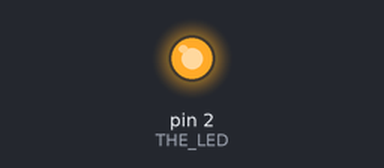
Simulated run of this sketch. Board: Arduino Uno, built with avr-gcc and run on an emulated ATmega328P. On the bench: output pins drawn as LEDs (lit = HIGH). What the sketch prints to the serial monitor is not drawn.

Above: at 0.1 s.
At 6.4 s:
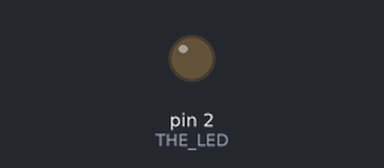
Timing chart, 0 to 9.1 s (numbered marks = the images above):
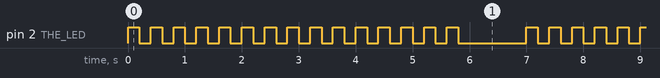

The sketch:

VeryFirstTest.ino
```cpp
// int led = 2;
#define THE_LED 2

void setup() {
  Serial.begin(115200);  // Make sure this matches the console's speed (aka baud rate).
  // Serial.begin(9600); // 115200 may produce un-readable characters... 9600 is the default speed for the Serial Console...
  while (!Serial);
  Serial.println("Akeu Coucou ! ");
  pinMode(THE_LED, OUTPUT);
  digitalWrite(THE_LED, LOW);
}

void loop() {
  Serial.println("Loop top.");

  for (int i=0; i<15; i++) {
    digitalWrite(THE_LED, HIGH);
    delay(200);
    digitalWrite(THE_LED, LOW);
    delay(200);
  }

  delay(1000);
  // put your main code here, to run repeatedly...

}
```

Measured:
- by itself, pin 2 (THE_LED): moves between LOW and HIGH, repeating every 7.0 s
- by itself, everything shown: repeats every 7.0 s, in 30 steps
